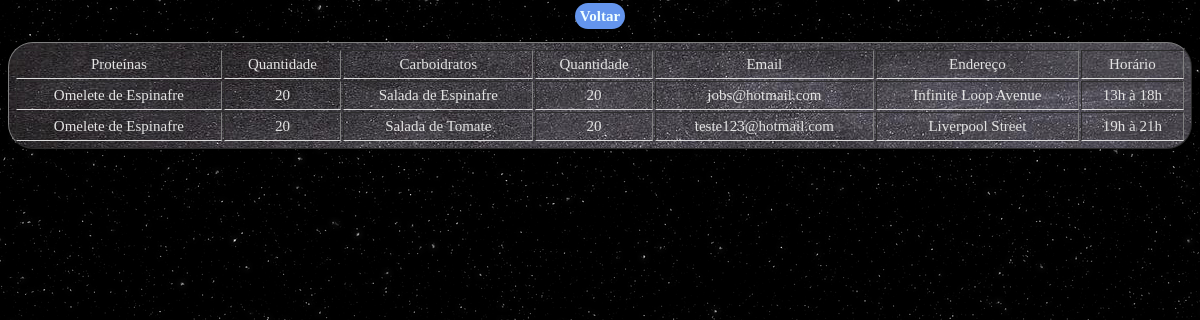
Screenshot of /view/formListarPedido.php (signed in) with the database file from the repository.
### tables this page shows
CREATE TABLE `pedido` (
  `proteina` varchar(40) DEFAULT NULL,
  `quantidade1` enum('10','20','30') DEFAULT NULL,
  `carboidrato` varchar(40) DEFAULT NULL,
  `quantidade2` enum('10','20','30') DEFAULT NULL,
  `email` varchar(40) NOT NULL,
  `endereco` varchar(40) DEFAULT NULL,
  `horario` varchar(40) DEFAULT NULL
);

### dao/pedidoDAO.php (called while the page is built, shortened)
<?php
    class pedidoDAO{
        function getAllPedido(){
            $banco = new Conexao();
            $conexao = $banco->getConexao();
            $sql = $conexao->query("select * from pedido");
            return $sql;
        }
    }
?>

### view/formListarPedido.php (the view, shortened to what this page needs)
<!DOCTYPE html>
<html lang="en">
<head>
    <link rel="stylesheet" href="../css/styleAllCliente.css">
</head>
<body>
    <?php
        require_once '../dao/pedidoDAO.php';
        $pedidoDAO = new pedidoDAO();
        $pedidos = $pedidoDAO->getAllPedido();
    ?>
    <a href="../index.php">Voltar</a>
    <br><br>
    <div>
        <table border="1">
            <tr>
                <td>Proteínas</td>
                <td>Quantidade</td>
                <td>Carboidratos</td>
                <td>Quantidade</td>
                <td>Email</td>
                <td>Endereço</td>
                <td>Horário</td>
            </tr>
            <?php
                foreach ($pedidos as $pedido) {
                    echo    "<tr>";
                    echo     "<td>{$pedido['proteina']}</td>";
                    echo     "<td>{$pedido['quantidade1']}</td>";
                    echo     "<td>{$pedido['carboidrato']}</td>";
                    echo     "<td>{$pedido['quantidade2']}</td>";
                    echo     "<td>{$pedido['email']}</td>";
                    echo     "<td>{$pedido['endereco']}</td>";
                    echo     "<td>{$pedido['horario']}</td>";
                    echo     "</tr>";
                }
            ?>
        </table>
    </div>
</body>
</html>

### css/styleAllCliente.css (style rules this page uses)
body { background-image: url("black.png"); font-size: 15px; font-family: Verdana; text-align: center; }
table { background-image: url("blackboard.jpg"); color:rgb(227, 227, 227); text-align: center; width: 100%; border-radius: 25px; padding: 5px; }
tr,td { padding: 5px; border-bottom: 1px solid #ddd; }
a:link, a:visited { border: none; border-radius: 20px; width: 50%; padding: 5px; margin-top: 15px; background-color: cornflowerblue; color:azure; font-weight: bolder; font-size: 15px; cursor: pointer; transition: 1s all; text-decoration: none; }

### rows the page displays
pedido: proteina "Omelete de Espinafre", quantidade1 "20", carboidrato "Salada de Espinafre", quantidade2 "20", email "jobs@hotmail.com", endereco "Infinite Loop Avenue", horario "13h à 18h"
pedido: proteina "Omelete de Espinafre", quantidade1 "20", carboidrato "Salada de Tomate", quantidade2 "20", email "teste123@hotmail.com", endereco "Liverpool Street", horario "19h à 21h"
